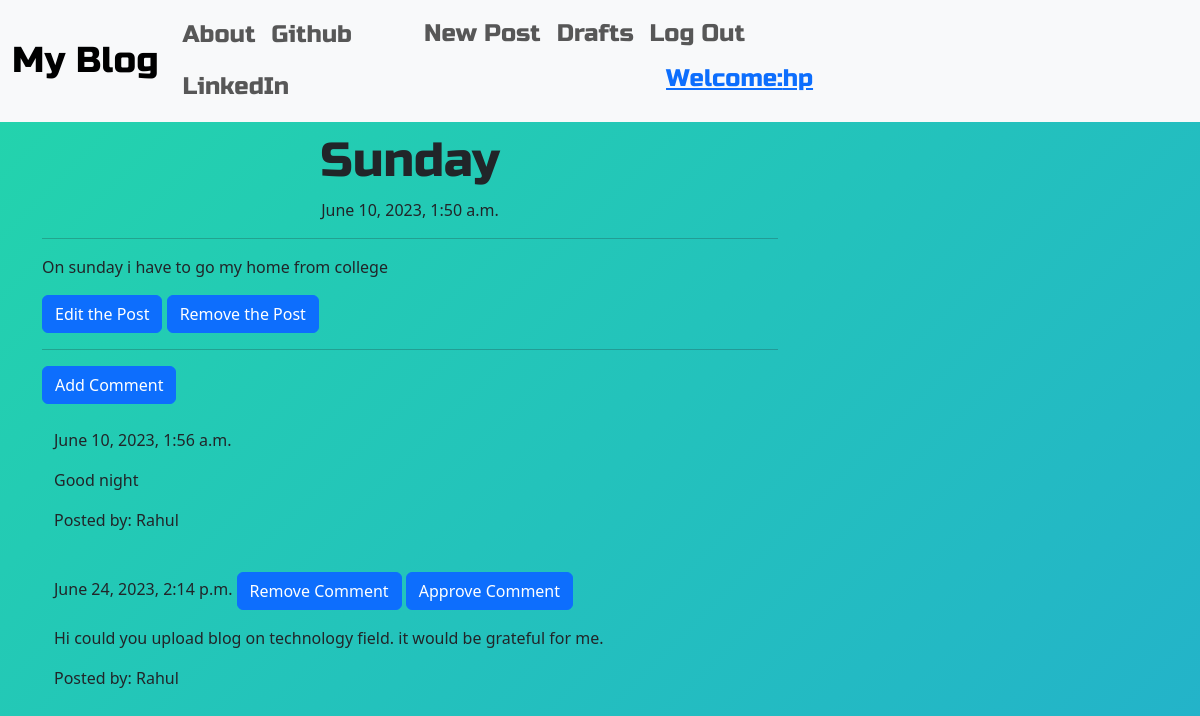
The page /post/22/ (signed in) on the database its author committed.
### app/models.py (models this page shows, shortened)
class Post(models.Model):
    author = models.ForeignKey("auth.User", on_delete=models.CASCADE)
    title = models.CharField(max_length=100)
    text = models.TextField()
    created_date = models.DateTimeField(default=timezone.now)
    published_date = models.DateTimeField(blank=True, null=True)

class Comment(models.Model):
    post = models.ForeignKey(
        "app.Post", related_name="comments", on_delete=models.CASCADE
    )
    author = models.CharField(max_length=255)
    text = models.TextField()
    created_date = models.DateTimeField(default=timezone.now)
    approved_comment = models.BooleanField(default=False)

### app/views.py (the view)
# urls.py: path("post/<int:pk>/", views.PostDetailView.as_view(), name="post_detail"),
class PostDetailView(DetailView):
    model = Post
    template_name = "app/blog/post_detail.html"

### app/templates/app/blog/post_detail.html
<!DOCTYPE html>
{% extends "app/blog/base.html" %} {% block content %}
<h1 class="posttitle loader">{{post.title}}</h1>
{% if post.published_date %}
<div class="date postdate">{{ post.published_date }}</div>
{% else %}
<a class="btn btn-primary" href="{% url 'app:post_publish' pk=post.pk %}">Publish</a>
{% endif %}
<hr />
<p class="postcontent">{{ post.text|safe|linebreaksbr }}</p>
{% if user.is_authenticated %}
<a href="{% url 'app:post_edit' pk=post.pk %}" class="btn btn-primary">
    <span class="glyphicon glyphicon-remove">Edit the Post</span>
</a>
<a href="{% url 'app:post_remove' pk=post.pk %}" class="btn btn-primary">
    <span class="glyphicon glyphicon-remove">Remove the Post</span>
</a>
{% endif %}
<hr />
<a href="{% url 'app:add_comment_to_post' pk=post.pk %}" class="btn btn-primary">Add Comment</a>
<div class="container">
    {% for comment in post.comments.all %}
    <br>
    {% if user.is_authenticated or comment.approved_comment %}
    {{ comment.created_date }}
    {% if not comment.approved_comment %}
    {% if user.is_authenticated %}
    <a href="{% url 'app:comment_remove' pk=comment.pk %}" class="btn btn-primary">
        <span class="glyphicon glyphicon-remove">Remove Comment</span>
    </a>
    <a href="{% url 'app:comment_approve' pk=comment.pk %}" class="btn btn-primary">
        <span class="glyphicon glyphicon-ok">Approve Comment</span>
    </a>
    {% endif %}
    {% else %}
    {% if user.is_authenticated and not comment.approved_comment %}
    <a href="{% url 'app:comment_approve' pk=comment.pk %}" class="btn btn-primary">
        <span class="glyphicon glyphicon-ok">Approve Comment</span>
    </a>
    {% endif %}
    {% endif %}
    <p>{{ comment.text|safe|linebreaks }}</p>
    <p>Posted by: {{ comment.author }}</p>
    {% endif %}
    {% empty %}
    <p>No Comments</p>
    {% endfor %}
</div>
{% endblock %}

### app/templates/app/blog/base.html (shortened to what this page needs)
<!doctype html>
{% load static %}
<html lang="en">
<head>
    <link href="https://cdn.jsdelivr.net/npm/bootstrap@5.3.0/dist/css/bootstrap.min.css" rel="stylesheet"
>
    <link rel="stylesheet" href="https://cdn.jsdelivr.net/npm/medium-editor@latest/dist/css/medium-editor.min.css">
    <link rel="stylesheet" href="{% static 'css/blog.css' %}">
    <link rel="stylesheet" href="{% static 'css/background.css' %}">
</head>
<body class="loader ">
    <nav class="navbar navbar-expand-lg bg-body-tertiary techfont custom-navbar">
        <div class="container-fluid">
            <a class="navbar-brand bigbrand" href="{% url 'app:post_list' %}">My Blog</a>
            <div class="collapse navbar-collapse" id="navbarNav">
                <ul class="nav navbar-nav">
                    <li class="nav-item">
                        <a class="nav-link" aria-current="page" href="{% url 'app:about' %}">About</a>
                    </li>
                    <li class="nav-item">
                        <a class="nav-link" href="https://github.com/rk190556">Github</a>
                    </li>
                    <li class="nav-item">
                        <a class="nav-link" href="https://www.linkedin.com/in/rahul-kumar-7400ba228/">LinkedIn</a>
                    </li>
                </ul>
                <ul class="nav navbar-nav">
                    {% if user.is_authenticated %}
                    <li class="nav-item"> <a class="nav-link" href="{% url 'app:post_new' %}">New Post</a></li>
                    <li class="nav-item"> <a class="nav-link" href="{% url 'app:drafts' %}">Drafts</a></li>
                    <li class="nav-item"> <a class="nav-link" href="{% url 'logout' %}">Log Out</a></li>
                    <li class="nav-item">
                        <a href="{% url 'app:post_list' %}">
                            <p style="padding: 1px 250px;">Welcome:{{user.username}}</p>
                        </a>
                    </li>
                    {% else %}
                    <li class="nav-item"><a class="nav-link" class="nav navbar-right" href="{% url 'login' %}"><span
                                class="glyphicon glyphicon-user">Login</span></a></li>
                    {% endif %}
                </ul>
            </div>
        </div>
    </nav>
    <div class="content container" id="gradient">
        <div class="row">
            <div class="col-md-8">
                <div class="blog_posts">
                    {% block content %}
                    {% endblock %}
                </div>
            </div>
        </div>
    </div>
</body>
</html>

### app/static/css/blog.css (style rules this page uses)
.techfont { font-family: "Russo One", sans-serif; font-size: 1.5em; margin-bottom: 10px; }
.bigbrand { font-size: 1.5em; }
.postdate { text-align: center; }
.posttitle { font-family: "Russo One", sans-serif; font-size: 3em; text-align: center; }
.postcontent { font-family: "Montserrat"; font-size: 1.5em; }
.loader { filter: hue-rotate(0deg); color: linear-gradient(45deg, #0f8, #08f); animation: hue 10000ms infinite linear; }

### app/static/css/background.css (style rules this page uses)
body { background: linear-gradient(-45deg, #ee7752, #e73c7e, #23a6d5, #23d5ab); background-size: 400% 400%; animation: gradient 15s ease infinite; height: 100vh; }

### rows shown on the page
Post: title "Sunday", published_date "June 10, 2023, 1:50 a.m.", text "On sunday i have to go my home from college"
Comment: created_date "June 10, 2023, 1:56 a.m.", text "Good night", author "Rahul"
Comment: created_date "June 24, 2023, 2:14 p.m.", approved_comment "Remove Comment", text "Hi could you upload blog on technology field. it would be grateful for me.", author "Rahul"

### other values the page prints
{{ user.username }} "hp"
